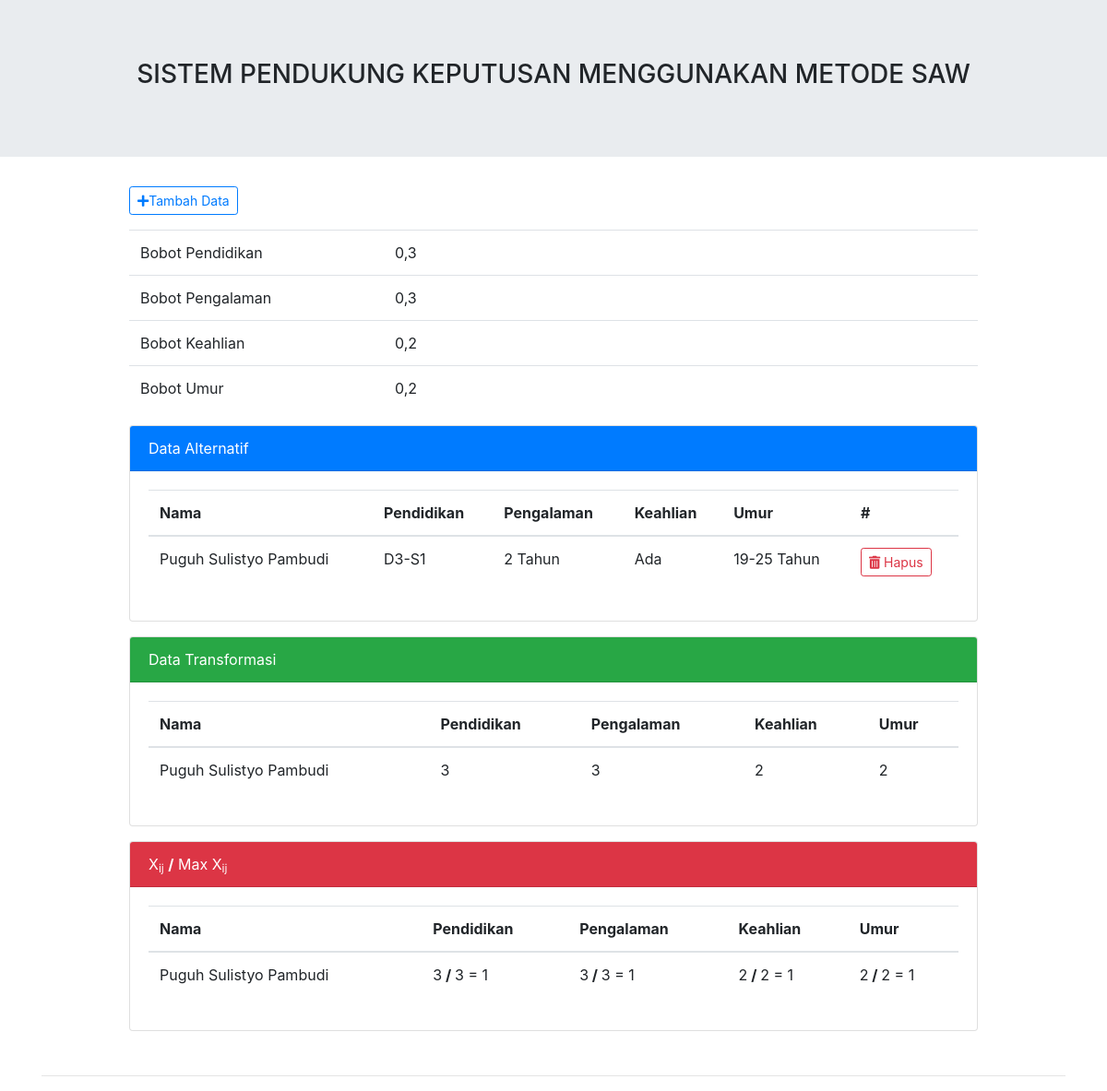
The page / on the database its author committed.
### tables this page shows
CREATE TABLE `tbl_alternatif` (
  `id` int(11) NOT NULL,
  `nama` varchar(128) NOT NULL,
  `pendidikan` varchar(128) NOT NULL,
  `pengalaman` varchar(128) NOT NULL,
  `keahlian` varchar(128) NOT NULL,
  `umur` varchar(128) NOT NULL
);

### index.php (the view, shortened to what this page needs)
<?php
	require_once('config.php');
?>
<!DOCTYPE html>
<html>
<head>
	<link rel="stylesheet" href="assets/css/bootstrap.min.css">
	<link rel="stylesheet" href="assets/css/all.min.css">
</head>
<body>
	<div class="jumbotron jumbotron-fluid">
		<div class="container text-center">
			<h3>SISTEM PENDUKUNG KEPUTUSAN MENGGUNAKAN METODE SAW</h3>
		</div>
	</div>
	<div class="container">
		<div class="row justify-content-center">
			<div class="col-md-10">
				<a href="add.php" class="btn btn-sm btn-outline-primary mb-3"><i class="fas fa-plus"></i>Tambah Data</a>
				<table class="table">
					<tr>
						<td width="30%">Bobot Pendidikan</td>
						<td>0,3</td>
					</tr>
					<tr>
						<td>Bobot Pengalaman</td>
						<td>0,3</td>
					</tr>
					<tr>
						<td>Bobot Keahlian</td>
						<td>0,2</td>
					</tr>
					<tr>
						<td>Bobot Umur</td>
						<td>0,2</td>
					</tr>
				</table>
				<div class="card">
					<div class="card-header bg-primary text-white">Data Alternatif</div>
					<div class="card-body table-responsive">
						<table class="table table-hover">
							<thead>
								<tr>
									<th>Nama</th>
									<th>Pendidikan</th>
									<th>Pengalaman</th>
									<th>Keahlian</th>
									<th>Umur</th>
									<th>#</th>
								</tr>
							</thead>
							<tbody>
								<?php
									$result = mysqli_query($koneksi, "SELECT * FROM tbl_alternatif ORDER BY id DESC");
									while($user_data = mysqli_fetch_array($result)){
										if($user_data['pendidikan'] == "1"){
											$pendidikan = "SD-SMA";
										}elseif($user_data['pendidikan'] == "2"){
											$pendidikan = "D1-D2";
										}elseif($user_data['pendidikan'] == "3"){
											$pendidikan = "D3-S1";
										}elseif($user_data['pendidikan'] == "4"){
											$pendidikan = "S2";
										}elseif($user_data['pendidikan'] == "5"){
											$pendidikan = "S3";
										}
										if($user_data['pengalaman'] == "1"){
											$pengalaman = "Belum Ada";
										}elseif($user_data['pengalaman'] == "2"){
											$pengalaman = "1 tahun";
										}elseif($user_data['pengalaman'] == "3"){
											$pengalaman = "2 Tahun";
										}elseif($user_data['pengalaman'] == "4"){
											$pengalaman = "> 2 Tahun";
										}
										if($user_data['keahlian'] == "1"){
											$keahlian = "Tidak Ada";
										}elseif($user_data['keahlian'] == "2"){
											$keahlian = "Ada";
										}
										if($user_data['umur'] == "1"){
											$umur = "0-18 Tahun";
										}elseif($user_data['umur'] == "2"){
											$umur = "19-25 Tahun";
										}elseif($user_data['umur'] == "3"){
											$umur = "26-30 Tahun";
										}elseif($user_data['umur'] == "4"){
											$umur = "31-50 Tahun";
										}
										echo "<tr>";
										echo "<td>".$user_data['nama']."</td>";
										echo "<td>".$pendidikan."</td>";
										echo "<td>".$pengalaman."</td>";
										echo "<td>".$keahlian."</td>";
										echo "<td>".$umur."</td>";
										echo "<td> <a href='delete.php?id=$user_data[id]' class='btn btn-sm btn-outline-danger'><i class='fas fa-trash-alt'></i> Hapus</a></td></tr>";
									}
								?>
							</tbody>
						</table>
					</div>
				</div>
			</div>
		</div>
		<div class="row justify-content-center mt-3">
			<div class="col-md-10">
				<div class="card">
					<div class="card-header bg-success text-white">Data Transformasi</div>
					<div class="card-body table-responsive">
						<table class="table table-hover">
							<thead>
								<tr>
									<th>Nama</th>
									<th>Pendidikan</th>
									<th>Pengalaman</th>
									<th>Keahlian</th>
									<th>Umur</th>
								</tr>
							</thead>
							<tbody>
								<?php
									$result = mysqli_query($koneksi, "SELECT nama, pendidikan, pengalaman, keahlian, umur FROM tbl_alternatif ORDER BY id DESC");
									while($user_data = mysqli_fetch_array($result)){
										echo "<tr>";
										echo "<td>".$user_data['nama']."</td>";
										echo "<td>".$user_data['pendidikan']."</td>";
										echo "<td>".$user_data['pengalaman']."</td>";
										echo "<td>".$user_data['keahlian']."</td>";
										echo "<td>".$user_data['umur']."</td>";
									}
								?>
							</tbody>
						</table>
					</div>
				</div>
			</div>
		</div>
		<div class="row justify-content-center mt-3 mb-5">
			<div class="col-md-10">
				<div class="card">
					<div class="card-header bg-danger text-white"><caption>X<sub>ij</sub> <b>/</b> Max X<sub>ij</sub></caption></div>
					<div class="card-body table-responsive">
						<table class="table table-hover">
							<thead>
								<tr>
									<th>Nama</th>
									<th>Pendidikan</th>
									<th>Pengalaman</th>
									<th>Keahlian</th>
									<th>Umur</th>
								</tr>
							</thead>
							<tbody>
								<?php
									$result= mysqli_query($koneksi, "SELECT max(pendidikan) as max_pendidikan, max(pengalaman) as max_pengalaman, max(keahlian) as max_keahlian, max(umur) as max_umur FROM tbl_alternatif ORDER BY id DESC");
										$user_data = mysqli_fetch_array($result);
										$max_pendidikan = $user_data['max_pendidikan'];
										$max_pengalaman = $user_data['max_pengalaman'];
										$max_keahlian 	= $user_data['max_keahlian'];
										$max_umur 		= $user_data['max_umur'];
										$result = mysqli_query($koneksi, "SELECT * FROM tbl_alternatif ORDER BY id DESC");
									while($user_data = mysqli_fetch_array($result)){
										echo "<tr>";
										echo "<td>".$user_data['nama']."</td>";
										echo "<td>".$user_data['pendidikan']."<b> / </b>".$max_pendidikan." = ".$user_data['pendidikan']/$max_pendidikan. "</td>";
										echo "<td>".$user_data['pengalaman']."<b> / </b>".$max_pengalaman." = ".$user_data['pengalaman']/$max_pengalaman. "</td>";
										echo "<td>".$user_data['keahlian']."<b> / </b>".$max_keahlian." = ".$user_data['keahlian']/$max_keahlian. "</td>";
										echo "<td>".$user_data['umur']."<b> / </b>".$max_umur." = ".$user_data['umur']/$max_umur. "</td>";
									}
								?>
							</tbody>
						</table>
					</div>
				</div>
			</div>
		</div>
		<hr>
	</div>
</body>
</html>

### rows shown on the page
tbl_alternatif: nama "Puguh Sulistyo Pambudi", pendidikan "D3-S1", pengalaman "2 Tahun", keahlian "Ada", umur "19-25 Tahun", pendidikan "3", pengalaman "3", keahlian "2", umur "2", max_pendidikan "3", pendidikan "1", max_pengalaman "3", pengalaman "1", max_keahlian "2", keahlian "1", max_umur "2", umur "1"
